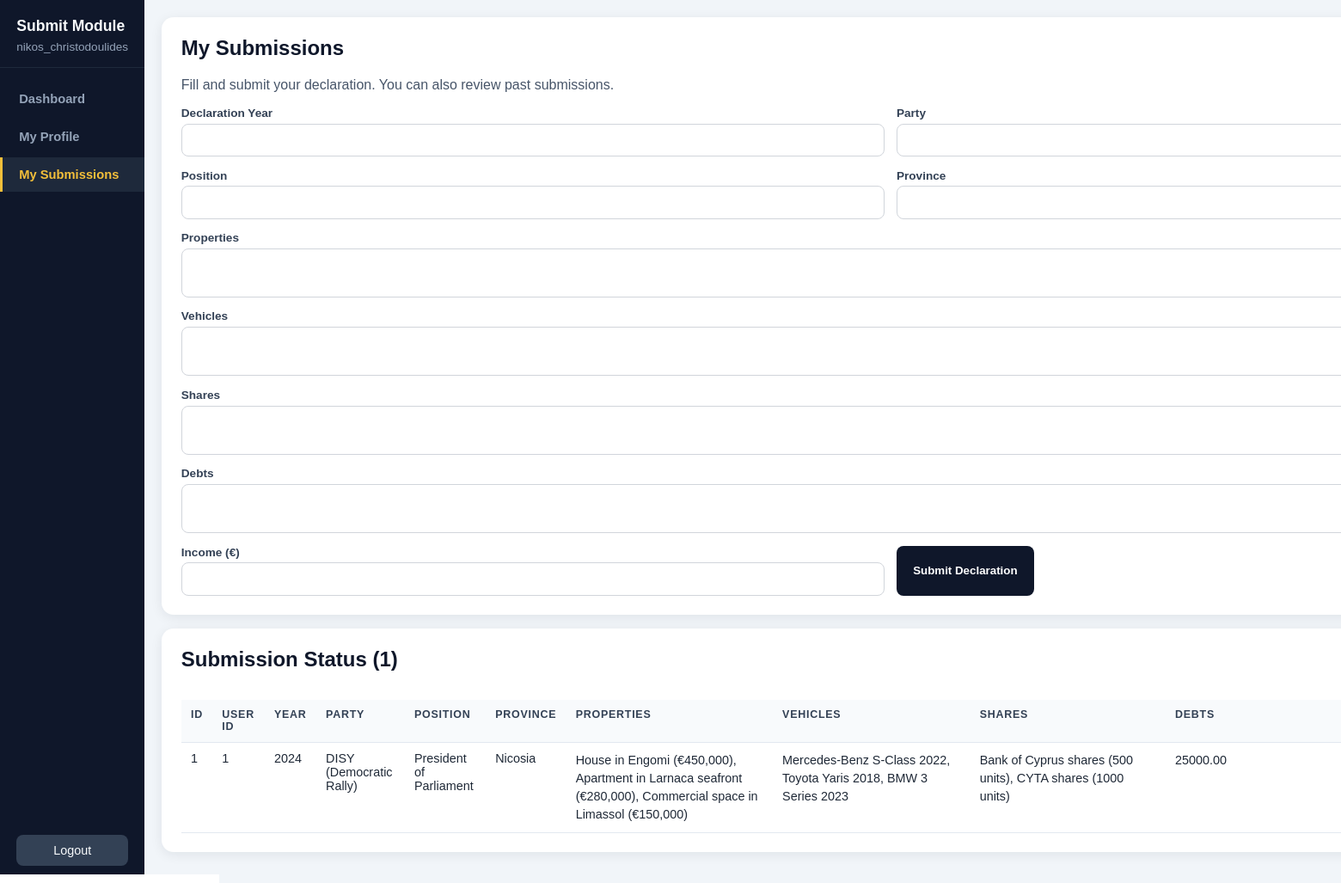
The app's page /modules/submit/submit.php?section=my-submissions (signed in), older data.
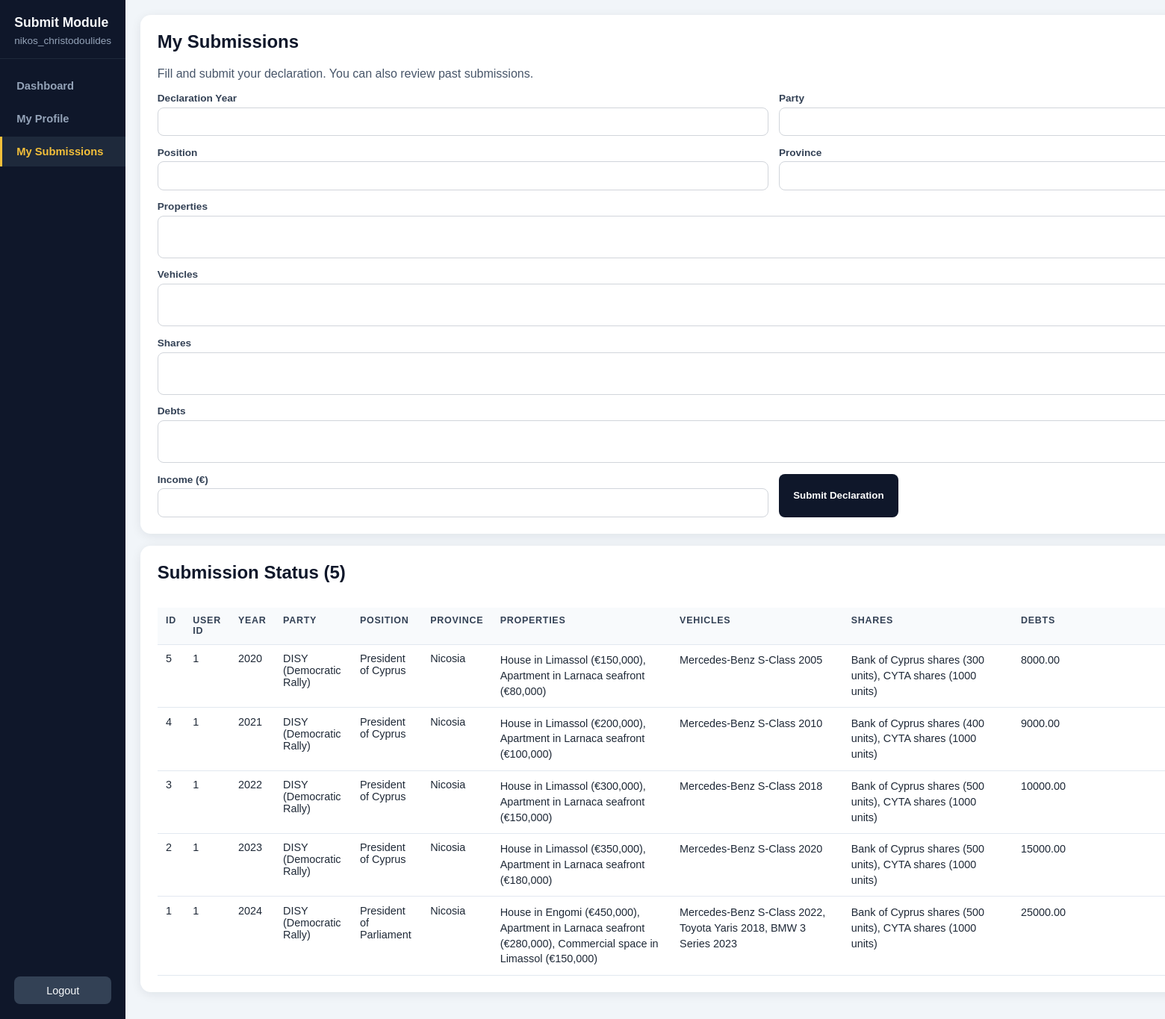
The same page, newer data.
### tables this page shows
CREATE TABLE declarations (
    id INT AUTO_INCREMENT PRIMARY KEY,
    user_id INT NOT NULL,
    declaration_year YEAR NOT NULL,
    party VARCHAR(255) NOT NULL,
    position VARCHAR(255) NOT NULL,
    province VARCHAR(255) NOT NULL,
    properties TEXT,
    vehicles TEXT,
    shares TEXT,
    debts TEXT,
    income DECIMAL(15, 2),
    created_at TIMESTAMP DEFAULT CURRENT_TIMESTAMP,
    FOREIGN KEY (user_id) REFERENCES users (id) ON DELETE CASCADE
);

### modules/submit/submit.php (the view, shortened to what the changed rows need)
<?php
require_once __DIR__ . '/../../includes/db.php';
$userId = (int) $_SESSION['user_id'];
$cssHref = 'style.css';
$section = 'dashboard';
if (isset($_GET['section'])) {
    $section = $_GET['section'];
}
$mySubmissionsStmt = $pdo->prepare(
    'SELECT id, user_id, declaration_year, party, position, province, properties, vehicles, shares, debts, income, created_at
     FROM declarations
     WHERE user_id = :id
     ORDER BY created_at DESC, id DESC'
);
$mySubmissionsStmt->execute([':id' => $userId]);
$mySubmissions = $mySubmissionsStmt->fetchAll();
$myCount = count($mySubmissions);
?>
<!DOCTYPE html>
<html lang="en">
<head>
    <link rel="stylesheet" href="<?= htmlspecialchars($cssHref, ENT_QUOTES, 'UTF-8') ?>">
</head>
<body>
<div class="layout">
    <aside class="sidebar">
        <div class="side-header">
            <h2>Submit Module</h2>
        </div>
    </aside>
    <main class="content">
        <?php if ($section === 'dashboard'): ?>
            <section class="panel">
                <h1>Politician Dashboard</h1>
                <p>You have access to two main actions in this module.</p>
                <div class="cards">
                    <a class="card-link" href="?section=my-profile">
                        <h3>My Profile</h3>
                        <p>View your account details and update your username or password.</p>
                    </a>
                    <a class="card-link" href="?section=my-submissions">
                        <h3>My Submissions</h3>
                        <p>Submit your Pothen Esches declaration and track your submission status.</p>
                    </a>
                </div>
            </section>
        <?php elseif ($section === 'my-submissions'): ?>
            <section class="panel">
                <h1>My Submissions</h1>
                <p>Fill and submit your declaration. You can also review past submissions.</p>
                <form class="form-grid" method="POST" action="?section=my-submissions">
                    <div class="field">
                        <label for="declaration_year">Declaration Year</label>
                        <input id="declaration_year" type="number" name="declaration_year" min="2000" max="2100" required>
                    </div>
                    <div class="field">
                        <label for="party">Party</label>
                        <input id="party" type="text" name="party" required>
                    </div>
                    <div class="field">
                        <label for="position">Position</label>
                        <input id="position" type="text" name="position" required>
                    </div>
                    <div class="field">
                        <label for="province">Province</label>
                        <input id="province" type="text" name="province" required>
                    </div>
                    <div class="field full">
                        <label for="properties">Properties</label>
                        <textarea id="properties" name="properties" rows="2"></textarea>
                    </div>
                    <div class="field full">
                        <label for="vehicles">Vehicles</label>
                        <textarea id="vehicles" name="vehicles" rows="2"></textarea>
                    </div>
                    <div class="field full">
                        <label for="shares">Shares</label>
                        <textarea id="shares" name="shares" rows="2"></textarea>
                    </div>
                    <div class="field full">
                        <label for="debts">Debts</label>
                        <textarea id="debts" name="debts" rows="2"></textarea>
                    </div>
                    <div class="field">
                        <label for="income">Income (€)</label>
                        <input id="income" type="number" step="0.01" min="0" name="income" required>
                    </div>
                    <button class="btn" type="submit" name="submit_declaration">Submit Declaration</button>
                </form>
            </section>
            <section class="panel">
                <h2>Submission Status (<?= $myCount ?>)</h2>
                <div class="table-wrap">
                    <table class="submission-status-table">
                        <thead>
                        <tr>
                            <th>ID</th>
                            <th>User ID</th>
                            <th>Year</th>
                            <th>Party</th>
                            <th>Position</th>
                            <th>Province</th>
                            <th>Properties</th>
                            <th>Vehicles</th>
                            <th>Shares</th>
                            <th>Debts</th>
                        </tr>
                        </thead>
                        <tbody>
                        <?php foreach ($mySubmissions as $row): ?>
                            <tr>
                                <td><?= (int) $row['id'] ?></td>
                                <td><?= (int) $row['user_id'] ?></td>
                                <td><?= htmlspecialchars((string) $row['declaration_year'], ENT_QUOTES, 'UTF-8') ?></td>
                                <td><?= htmlspecialchars((string) $row['party'], ENT_QUOTES, 'UTF-8') ?></td>
                                <td><?= htmlspecialchars((string) $row['position'], ENT_QUOTES, 'UTF-8') ?></td>
                                <td><?= htmlspecialchars((string) $row['province'], ENT_QUOTES, 'UTF-8') ?></td>
                                <td class="text-cell"><?= htmlspecialchars((string) ($row['properties'] ?? ''), ENT_QUOTES, 'UTF-8') ?></td>
                                <td class="text-cell"><?= htmlspecialchars((string) ($row['vehicles'] ?? ''), ENT_QUOTES, 'UTF-8') ?></td>
                                <td class="text-cell"><?= htmlspecialchars((string) ($row['shares'] ?? ''), ENT_QUOTES, 'UTF-8') ?></td>
                                <td class="text-cell"><?= htmlspecialchars((string) ($row['debts'] ?? ''), ENT_QUOTES, 'UTF-8') ?></td>
                            </tr>
                        <?php endforeach; ?>
                        </tbody>
                    </table>
                </div>
            </section>
        <?php endif; ?>
    </main>
</div>
</body>
</html>

Row changes from the older to the newer data that the page shows:
added declarations: id "5", user "1", declaration_year "2020", party "DISY (Democratic Rally)", position "President of Cyprus", province "Nicosia", properties "House in Limassol (€150,000), Apartment in Larnaca seafront (€80,000)", vehicles "Mercedes-Benz S-Class 2005", shares "Bank of Cyprus shares (300 units), CYTA shares (1000 units)", debts "8000.00"
added declarations: id "4", user "1", declaration_year "2021", party "DISY (Democratic Rally)", position "President of Cyprus", province "Nicosia", properties "House in Limassol (€200,000), Apartment in Larnaca seafront (€100,000)", vehicles "Mercedes-Benz S-Class 2010", shares "Bank of Cyprus shares (400 units), CYTA shares (1000 units)", debts "9000.00"
now on this page (row edited): declarations: id "3", user "1", declaration_year "2022", party "DISY (Democratic Rally)", position "President of Cyprus", province "Nicosia", properties "House in Limassol (€300,000), Apartment in Larnaca seafront (€150,000)", vehicles "Mercedes-Benz S-Class 2018", shares "Bank of Cyprus shares (500 units), CYTA shares (1000 units)", debts "10000.00"
now on this page (row edited): declarations: id "2", user "1", declaration_year "2023", party "DISY (Democratic Rally)", position "President of Cyprus", province "Nicosia", properties "House in Limassol (€350,000), Apartment in Larnaca seafront (€180,000)", vehicles "Mercedes-Benz S-Class 2020", shares "Bank of Cyprus shares (500 units), CYTA shares (1000 units)", debts "15000.00"
Text that changed along with them:
$myCount: "1" → "5"
